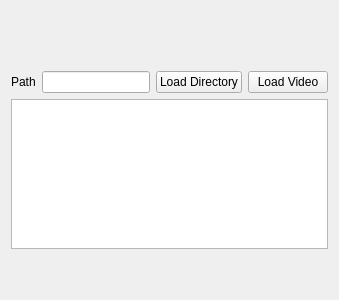
     <widget class="QWidget" name="tab_8">
      <attribute name="title">
       <string>Video Source</string>
      </attribute>
      <layout class="QVBoxLayout" name="verticalLayout_11">
       <item>
        <spacer name="verticalSpacer_2">
         <property name="orientation">
          <enum>Qt::Vertical</enum>
         </property>
         <property name="sizeType">
          <enum>QSizePolicy::Fixed</enum>
         </property>
         <property name="sizeHint" stdset="0">
          <size>
           <width>20</width>
           <height>60</height>
          </size>
         </property>
        </spacer>
       </item>
       <item>
        <layout class="QVBoxLayout" name="verticalLayout_10">
         <item>
          <layout class="QHBoxLayout" name="horizontalLayout_4">
           <item>
            <widget class="QLabel" name="label">
             <property name="sizePolicy">
              <sizepolicy hsizetype="Preferred" vsizetype="Fixed">
               <horstretch>0</horstretch>
               <verstretch>0</verstretch>
              </sizepolicy>
             </property>
             <property name="text">
              <string>Path</string>
             </property>
            </widget>
           </item>
           <item>
            <widget class="QLineEdit" name="videoDirPath"/>
           </item>
           <item>
            <widget class="QPushButton" name="selectDir">
             <property name="text">
              <string>Load Directory</string>
             </property>
            </widget>
           </item>
           <item>
            <widget class="QPushButton" name="selectVideo">
             <property name="text">
              <string>Load Video</string>
             </property>
            </widget>
           </item>
          </layout>
         </item>
         <item>
          <widget class="QListWidget" name="fileListWidget">
           <property name="sizePolicy">
            <sizepolicy hsizetype="Expanding" vsizetype="Expanding">
             <horstretch>0</horstretch>
             <verstretch>0</verstretch>
            </sizepolicy>
           </property>
           <property name="minimumSize">
            <size>
             <width>0</width>
             <height>0</height>
            </size>
           </property>
           <property name="maximumSize">
            <size>
             <width>16777215</width>
             <height>150</height>
            </size>
           </property>
           <property name="baseSize">
            <size>
             <width>100</width>
             <height>150</height>
            </size>
           </property>
           <property name="verticalScrollBarPolicy">
            <enum>Qt::ScrollBarAsNeeded</enum>
           </property>
           <property name="horizontalScrollBarPolicy">
            <enum>Qt::ScrollBarAsNeeded</enum>
           </property>
           <property name="autoScroll">
            <bool>true</bool>
           </property>
           <property name="autoScrollMargin">
            <number>50</number>
           </property>
           <property name="dragEnabled">
            <bool>false</bool>
           </property>
           <property name="dragDropMode">
            <enum>QAbstractItemView::DragDrop</enum>
           </property>
           <property name="iconSize">
            <size>
             <width>100</width>
             <height>150</height>
            </size>
           </property>
           <property name="verticalScrollMode">
            <enum>QAbstractItemView::ScrollPerItem</enum>
           </property>
           <property name="isWrapping" stdset="0">
            <bool>false</bool>
           </property>
           <property name="resizeMode">
            <enum>QListView::Fixed</enum>
           </property>
           <property name="gridSize">
            <size>
             <width>110</width>
             <height>95</height>
            </size>
           </property>
           <property name="viewMode">
            <enum>QListView::IconMode</enum>
           </property>
           <property name="uniformItemSizes">
            <bool>false</bool>
           </property>
           <property name="batchSize">
            <number>100</number>
           </property>
          </widget>
         </item>
         <item>
          <spacer name="verticalSpacer">
           <property name="orientation">
            <enum>Qt::Vertical</enum>
           </property>
           <property name="sizeHint" stdset="0">
            <size>
             <width>20</width>
             <height>40</height>
            </size>
           </property>
          </spacer>
         </item>
        </layout>
       </item>
      </layout>
     </widget>
